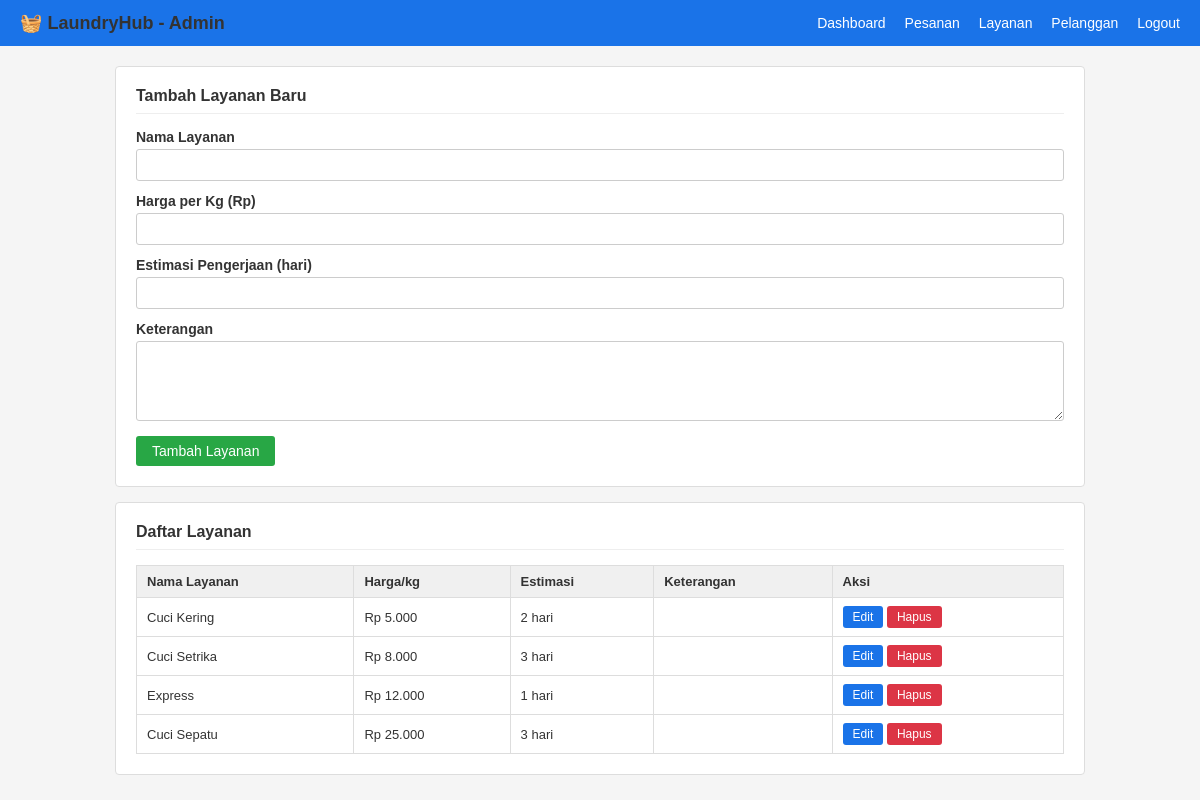
Screenshot of /laundryhub/laundryhub/admin/layanan.php (signed in) with the database file from the repository.
### tables this page shows
CREATE TABLE IF NOT EXISTS layanan (
  id              INT AUTO_INCREMENT PRIMARY KEY,
  nama_layanan    VARCHAR(100) NOT NULL,
  deskripsi       TEXT,
  harga_per_kg    DECIMAL(10,2) NOT NULL,
  estimasi_hari   INT NOT NULL DEFAULT 2,
  status          ENUM('aktif','nonaktif') DEFAULT 'aktif',
  created_at      DATETIME DEFAULT CURRENT_TIMESTAMP,
  updated_at      DATETIME DEFAULT CURRENT_TIMESTAMP ON UPDATE CURRENT_TIMESTAMP
);

### laundryhub/laundryhub/includes/koneksi.php (called while the page is built, shortened)
<?php
function rupiah($angka) {
    return 'Rp ' . number_format($angka, 0, ',', '.');
}
?>

### laundryhub/laundryhub/admin/layanan.php (the view, shortened to what this page needs)
<?php
require_once '../includes/session.php';
$edit_data = null;
$layanan_list = mysqli_query($koneksi, "SELECT * FROM layanan ORDER BY id");
?>
<!DOCTYPE html>
<html lang="id">
<head>
    <link rel="stylesheet" href="../css/style.css">
</head>
<body>
<div class="navbar">
    <span class="brand">🧺 LaundryHub - Admin</span>
    <div>
        <a href="dashboard.php">Dashboard</a>
        <a href="pesanan.php">Pesanan</a>
        <a href="layanan.php">Layanan</a>
        <a href="pelanggan.php">Pelanggan</a>
        <a href="../logout.php">Logout</a>
    </div>
</div>
<div class="container">
    <div class="card">
        <h2><?= $edit_data ? 'Edit Layanan' : 'Tambah Layanan Baru' ?></h2>
        <form method="POST">
            <div class="form-group">
                <label>Nama Layanan</label>
                <input type="text" name="nama_layanan" required
                       value="<?= $edit_data['nama_layanan'] ?? '' ?>">
            </div>
            <div class="form-group">
                <label>Harga per Kg (Rp)</label>
                <input type="number" name="harga_per_kg" required min="1000" step="500"
                       value="<?= $edit_data['harga_per_kg'] ?? '' ?>">
            </div>
            <div class="form-group">
                <label>Estimasi Pengerjaan (hari)</label>
                <input type="number" name="estimasi_hari" required min="1" max="14"
                       value="<?= $edit_data['estimasi_hari'] ?? '' ?>">
            </div>
            <div class="form-group">
                <label>Keterangan</label>
                <textarea name="keterangan"><?= $edit_data['keterangan'] ?? '' ?></textarea>
            </div>
            <button type="submit" class="btn btn-success">
                <?= $edit_data ? 'Simpan Perubahan' : 'Tambah Layanan' ?>
            </button>
        </form>
    </div>
    <div class="card">
        <h2>Daftar Layanan</h2>
        <table>
            <thead>
                <tr><th>Nama Layanan</th><th>Harga/kg</th><th>Estimasi</th><th>Keterangan</th><th>Aksi</th></tr>
            </thead>
            <tbody>
            <?php while ($row = mysqli_fetch_assoc($layanan_list)): ?>
                <tr>
                    <td><?= $row['nama_layanan'] ?></td>
                    <td><?= rupiah($row['harga_per_kg']) ?></td>
                    <td><?= $row['estimasi_hari'] ?> hari</td>
                    <td><?= $row['keterangan'] ?></td>
                    <td>
                        <a href="layanan.php?edit=<?= $row['id'] ?>" class="btn btn-sm btn-primary">Edit</a>
                        <a href="layanan.php?hapus=<?= $row['id'] ?>" class="btn btn-sm btn-danger"
                           onclick="return confirm('Hapus layanan ini?')">Hapus</a>
                    </td>
                </tr>
            <?php endwhile; ?>
            </tbody>
        </table>
    </div>
</div>
</body>
</html>

### laundryhub/laundryhub/css/style.css (style rules this page uses)
* { box-sizing: border-box; margin: 0; padding: 0; }
body { font-family: Arial, sans-serif; font-size: 14px; background: #f5f5f5; color: #333; }
.navbar { background: #1a73e8; padding: 12px 20px; display: flex; justify-content: space-between; align-items: center; }
.navbar a { color: #fff; text-decoration: none; margin-left: 15px; }
.navbar .brand { font-size: 18px; font-weight: bold; }
.container { max-width: 1000px; margin: 20px auto; padding: 0 15px; }
.card { background: #fff; border: 1px solid #ddd; border-radius: 4px; padding: 20px; margin-bottom: 15px; }
.card h2 { margin-bottom: 15px; font-size: 16px; border-bottom: 1px solid #eee; padding-bottom: 8px; }
.form-group { margin-bottom: 12px; }
.form-group label { display: block; margin-bottom: 4px; font-weight: bold; }
.form-group input, .form-group select, .form-group textarea { width: 100%; padding: 7px 10px; border: 1px solid #ccc; border-radius: 3px; font-size: 14px; }
.form-group textarea { height: 80px; resize: vertical; }
.btn { padding: 7px 16px; border: none; border-radius: 3px; cursor: pointer; font-size: 14px; text-decoration: none; display: inline-block; }
.btn-primary { background: #1a73e8; color: #fff; }
.btn-success { background: #28a745; color: #fff; }
.btn-danger { background: #dc3545; color: #fff; }
.btn-sm { padding: 4px 10px; font-size: 12px; }
table { width: 100%; border-collapse: collapse; margin-top: 10px; }
table th, table td { border: 1px solid #ddd; padding: 8px 10px; text-align: left; font-size: 13px; }
table th { background: #f0f0f0; font-weight: bold; }

### rows the page displays
layanan: nama_layanan "Cuci Kering", harga_per_kg "Rp 5.000", estimasi_hari "2"
layanan: nama_layanan "Cuci Setrika", harga_per_kg "Rp 8.000", estimasi_hari "3"
layanan: nama_layanan "Express", harga_per_kg "Rp 12.000", estimasi_hari "1"
layanan: nama_layanan "Cuci Sepatu", harga_per_kg "Rp 25.000", estimasi_hari "3"
